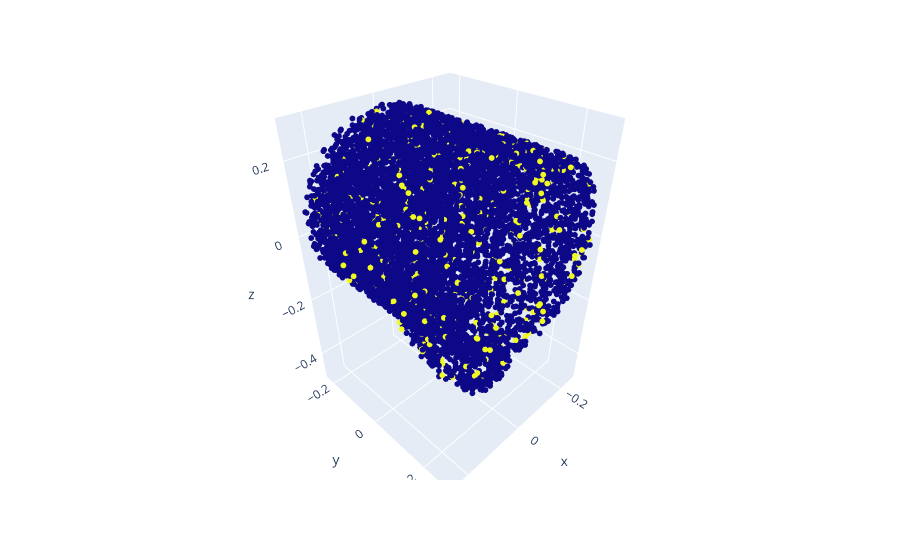

Notebook code cell kept with this figure:
### Markdown cell above
Note that the query points and shapenet object are aligned.  Remember to transform them together when applying data augmentations.

### Code cell
demo_cup = trimesh.load(osp.join(data_dir, 'objects/mug_centered_obj/', shapenet_id, 'models/model_128_df.obj'))
demo_cup_pcd = demo_cup.sample(500)

fig = multiplot([pos_coord, demo_cup_pcd])
iplot(fig)

### Figure 1 — Plotly figure (JSON) as saved in the notebook; plotly's stock layout.template omitted (floating-point values rounded to 4 significant figures; data arrays with more than 128 entries replaced by an {"elided": "..."} marker saying what was removed)
{"data": [{"hovertemplate": "<extra></extra>", "legendgroup": "", "marker": {"color": "#636efa", "symbol": "circle"}, "mode": "markers", "name": "", "scene": "scene", "showlegend": false, "type": "scatter3d"}, {"marker": {"color": {"elided": "8847 int values"}, "size": 2}, "mode": "markers", "type": "scatter3d", "x": {"elided": "8847 float values"}, "y": {"elided": "8847 float values"}, "z": {"elided": "8847 float values"}}], "layout": {"legend": {"tracegroupgap": 0}, "margin": {"t": 60}, "scene": {"aspectmode": "data", "domain": {"x": [0, 1], "y": [0, 1]}}}}
